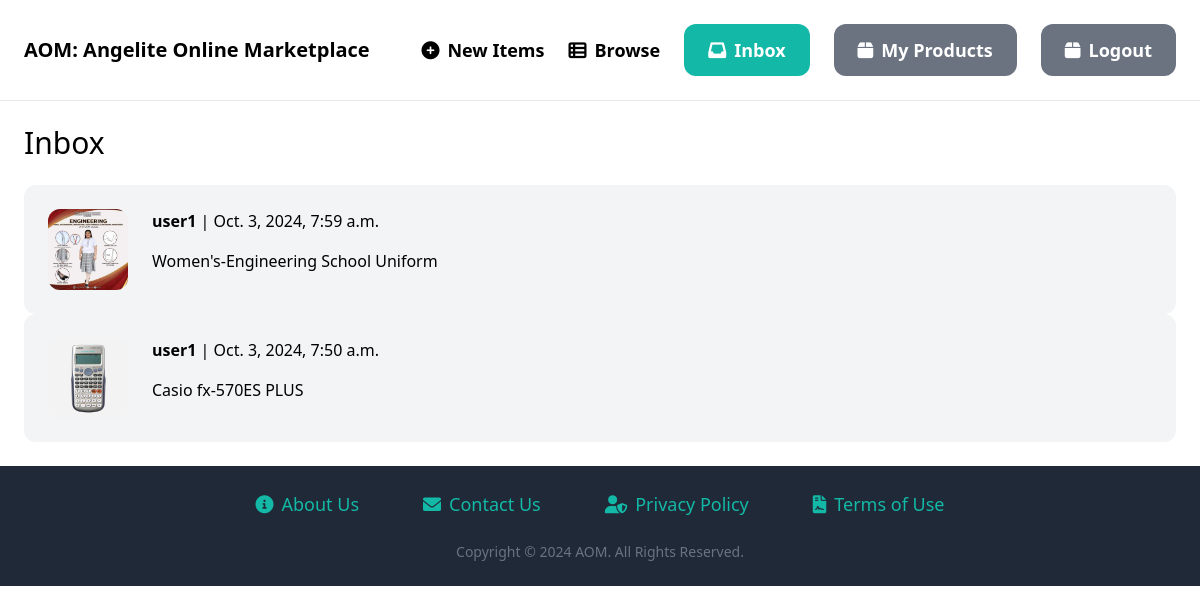
The page /inbox/ (signed in) on the database its author committed.
### inbox/models.py (models this page shows)
class Conversation(models.Model):
    item = models.ForeignKey(Item, related_name='conversations', on_delete=models.CASCADE)
    members = models.ManyToManyField(User, related_name='conversations')
    created_at = models.DateTimeField(auto_now_add=True)
    modified_at = models.DateTimeField(auto_now=True)
    class Meta:
        ordering = ('-modified_at',)

### item/models.py (models this page shows, shortened)
class Item(models.Model):
    category = models.ForeignKey(Category, related_name='items', on_delete=models.CASCADE)
    name = models.CharField(max_length=225)
    description = models.TextField(blank=True, null=True)
    price = models.FloatField()
    image = models.ImageField(upload_to='item_images', blank=True, null=False)
    is_sold = models.BooleanField(default=False)
    created_by = models.ForeignKey(User, related_name='items', on_delete=models.CASCADE)
    created_at = models.DateTimeField(auto_now_add=True)

### inbox/views.py (the view)
# urls.py: path('inbox/', include('inbox.urls')),
@login_required
def inbox(request):
    conversations = Conversation.objects.filter(members__in=[request.user.id])
    return render(request, 'conversation/inbox.html', {
        'conversations': conversations
    })

### inbox/templates/conversation/inbox.html (shortened to what this page needs)
{% extends 'core/base.html' %}
{% block content %}
<h1 class="mb-6 text-3xl">Inbox</h1>
<div class="space-y-6">
    {% for conversation in conversations %}
        <a href="{% url 'inbox:detail' conversation.id %}">
            <div class="p-6 flex bg-gray-100 rounded-xl">
                <div class="pr-6">
                    <img src="{{ conversation.item.image.url }}" class="w-20 rounded-xl">
                </div>
                <div>
                    {% for member in conversation.members.all %}
                        {% if member != request.user %}
                            <p class="mb-4"><strong>{{ member.username }}</strong> | {{ conversation.modified_at }}</p>
                            <p>{{ conversation.item.name }}</p>
                        {% endif %}
                    {% endfor %}
                </div>
            </div>
        </a>
    {% endfor %}
</div>
{% endblock %}

### rows shown on the page
Conversation: item.image (picture), modified_at "Oct. 3, 2024, 7:59 a.m.", item.name "Women's-Engineering School Uniform"
Conversation: item.image (picture), modified_at "Oct. 3, 2024, 7:50 a.m.", item.name "Casio fx-570ES PLUS"

### other values the page prints
{{ member.username }} "user1"
